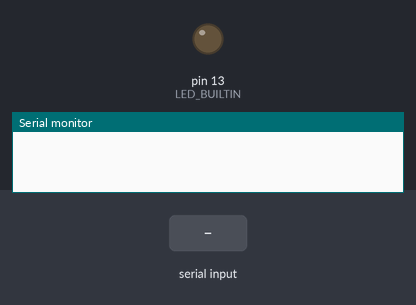
This sketch was run on a simulated Arduino Uno, built with avr-gcc and run on an emulated ATmega328P. On the bench: output pins drawn as LEDs (lit = HIGH), the last lines printed to the serial monitor. Dashed ring = blinking. Inputs (shaded band) come from the test bench.

Above: at 1.2 s.
1.3 s: "90,45\n" received over Serial
At 1.7 s:
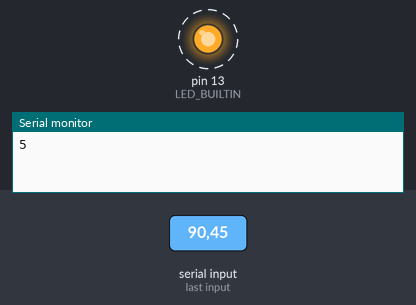
Timing chart, 0 to 7.3 s (numbered marks = the images above; inputs shaded):
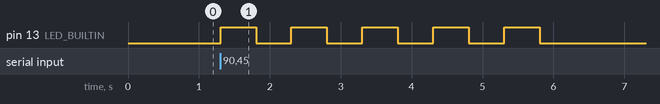

Measured:
- after the input at 1.3 s, pin 13 (LED_BUILTIN): alternates HIGH for 0.50 s and LOW for 0.50 s, 10 changes in all, then stays LOW, starting at once

The sketch:

inputlaptop.ino
```cpp
int inputblinknumb = 0;
bool doneWithMyLife=false;
void setup() {
  Serial.begin(9600);
  pinMode(LED_BUILTIN, OUTPUT);
}

void loop() {
bling();

}

void bling() {
  if (Serial.available() > 0) {

      inputblinknumb = Serial.read();

    if (inputblinknumb > 47 && inputblinknumb < 57 && inputblinknumb != 0) {

      inputblinknumb = inputblinknumb - 48;
      Serial.print(inputblinknumb);
      for (int i = 0; i < inputblinknumb; i++) {
        digitalWrite(LED_BUILTIN, HIGH);
        delay(500);
        digitalWrite(LED_BUILTIN, LOW);
        delay(500);

      }

    }
  }
      while(Serial.available() > 0)   {
        Serial.read();
      }

}
```
